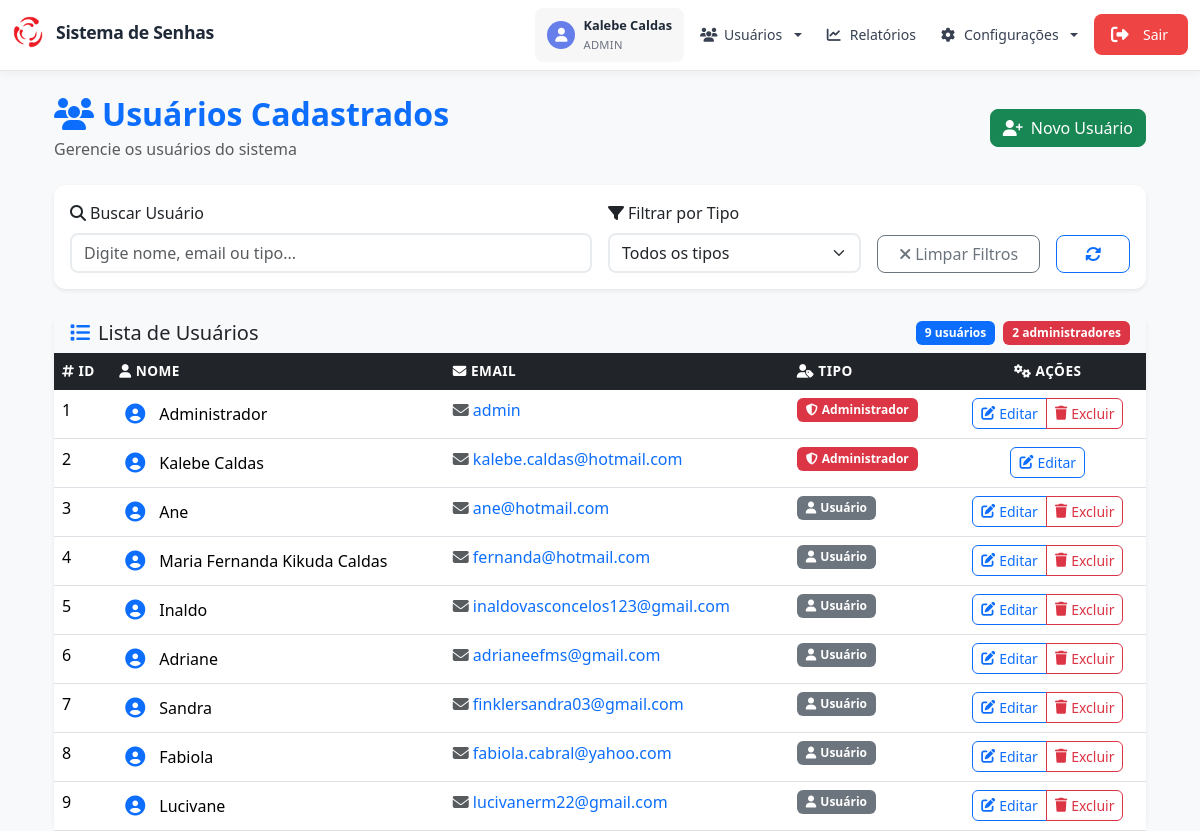
The app's page /usuarios (signed in) with its own data.
### app/models.py (models this page shows, shortened)
class ConfiguracaoSistema(db.Model):
    id                = db.Column(db.Integer, primary_key=True)
    cor_fundo         = db.Column(db.String(7), default="#000000")
    cor_texto         = db.Column(db.String(7), default="#FFFFFF")
    cor_rodape        = db.Column(db.String(7), default="#000000")
    logo_path         = db.Column(db.String(255), default="img/logo.png")
    video_path        = db.Column(db.String(255), default="videos/fundo.mp4")
    contorno_senha    = db.Column(db.String(20), default="#000000")
    linha_senha       = db.Column(db.String(20), default="red")
    fundo_senha       = db.Column(db.String(50), default="rgba(255, 255, 255, 0.03)")
    destaque_senha    = db.Column(db.String(20), default="red")
    cor_bemvindo      = db.Column(db.String(20), default="white")
    frase_bemvindo    = db.Column(db.String(100), default="BEM-VINDO AO IAAM")
    cor_hora          = db.Column(db.String(20), default="white")
    voz_azure         = db.Column(db.String(100), default="pt-BR-FranciscaNeural")
    tipo_prioridade     = db.Column(db.String(20), default='intercalamento')  # intercalamento, peso ou alternancia
    intercalamento_valor = db.Column(db.Integer, default=2)
    peso_normal         = db.Column(db.Integer, default=1)
    peso_preferencial   = db.Column(db.Integer, default=3)
    tolerancia_minutos  = db.Column(db.Integer, default=5)

class Usuario(UserMixin, db.Model):
    id     = db.Column(db.Integer, primary_key=True)
    nome   = db.Column(db.String(150), nullable=False)
    email  = db.Column(db.String(150), unique=True, nullable=False)
    senha  = db.Column(db.String(150), nullable=False)
    tipo   = db.Column(db.Enum(Papel), default=Papel.USUARIO, nullable=False)

### app/routes.py (the view)
@bp.route('/usuarios')
@login_required
@role_required('admin')
def listar_usuarios():
    usuarios = Usuario.query.order_by(Usuario.id).all()
    config = ConfiguracaoSistema.query.first()
    return render_template('usuarios.html', usuarios=usuarios, config=config)

### app/auth_utils.py (called while the page is built)
def role_required(*roles):
    def decorator(func):
        @wraps(func)
        def wrapper(*args, **kwargs):
            if not current_user.is_authenticated or current_user.tipo not in roles:
                abort(403)
            return func(*args, **kwargs)
        return wrapper
    return decorator

### app/models.py (called while the page is built)
@login_manager.user_loader
def load_user(user_id):
    return Usuario.query.get(int(user_id))

### app/templates/usuarios.html (shortened to what this page needs)
{% extends "base.html" %}
{% block content %}
<div class="container-fluid">
  <div class="d-flex justify-content-between align-items-center mb-4">
    <div>
      <h2 class="mb-1 fw-bold text-primary">
        <i class="fas fa-users me-2"></i>Usuários Cadastrados
      </h2>
      <p class="text-muted mb-0">Gerencie os usuários do sistema</p>
    </div>
    <a href="{{ url_for('main.cadastro') }}" class="btn btn-success d-flex align-items-center gap-2">
      <i class="fas fa-user-plus"></i>
      <span>Novo Usuário</span>
    </a>
  </div>
  <div class="card shadow-sm border-0 mb-4">
    <div class="card-body">
      <div class="row g-3">
        <div class="col-md-6">
          <label for="search-input" class="form-label fw-medium">
            <i class="fas fa-search me-1"></i>Buscar Usuário
          </label>
                      <input
              type="text"
              id="search-input"
              class="form-control"
              placeholder="Digite nome, email ou tipo..."
            >
        </div>
        <div class="col-md-3">
          <label for="filter-tipo" class="form-label fw-medium">
            <i class="fas fa-filter me-1"></i>Filtrar por Tipo
          </label>
          <select id="filter-tipo" class="form-select">
            <option value="">Todos os tipos</option>
          </select>
        </div>
        <div class="col-md-2 d-flex align-items-end">
          <button id="clear-filters" class="btn btn-outline-secondary w-100">
            <i class="fas fa-times me-1"></i>Limpar Filtros
          </button>
        </div>
        <div class="col-md-1 d-flex align-items-end">
          <button id="refresh-users" class="btn btn-outline-primary w-100" title="Atualizar lista">
            <i class="fas fa-sync-alt"></i>
          </button>
        </div>
      </div>
    </div>
  </div>
  <div class="card shadow-sm border-0">
    <div class="card-header bg-light border-0">
      <div class="d-flex justify-content-between align-items-center">
        <h5 class="card-title mb-0">
          <i class="fas fa-list me-2 text-primary"></i>Lista de Usuários
        </h5>
        <div class="d-flex align-items-center gap-2">
          <span class="badge bg-primary" id="total-users">{{ usuarios|length }} usuários</span>
          <span class="badge bg-danger" id="admin-count">{{ usuarios|selectattr('tipo', 'equalto', 'admin')|list|length }} administradores</span>
        </div>
      </div>
    </div>
    <div class="card-body p-0">
      <div class="table-responsive">
        <table class="table table-hover mb-0" id="users-table">
          <thead class="table-dark">
            <tr>
              <th class="border-0">
                <i class="fas fa-hashtag me-1"></i>ID
              </th>
              <th class="border-0">
                <i class="fas fa-user me-1"></i>Nome
              </th>
              <th class="border-0">
                <i class="fas fa-envelope me-1"></i>Email
              </th>
              <th class="border-0">
                <i class="fas fa-user-tag me-1"></i>Tipo
              </th>
              <th class="border-0 text-center">
                <i class="fas fa-cogs me-1"></i>Ações
              </th>
            </tr>
          </thead>
          <tbody>
  {% for u in usuarios %}
  <tr class="user-row" data-tipo="{{ u.tipo.value if u.tipo.value else u.tipo }}">
    <td class="fw-medium">{{ u.id }}</td>
    <td>
      <div class="d-flex align-items-center">
        <div class="avatar-sm me-2">
          <i class="fas fa-user-circle fa-lg text-primary"></i>
        </div>
        <span class="fw-medium">{{ u.nome }}</span>
      </div>
    </td>
    <td>
      <a href="mailto:{{ u.email }}" class="text-decoration-none">
        <i class="fas fa-envelope me-1 text-muted"></i>{{ u.email }}
      </a>
    </td>
    <td>
      {% if u.tipo.value == 'admin' or u.tipo == 'admin' %}
        <span class="badge bg-danger d-flex align-items-center gap-1" style="width: fit-content;">
          <i class="fas fa-shield-alt"></i>Administrador
        </span>
      {% else %}
        <span class="badge bg-secondary d-flex align-items-center gap-1" style="width: fit-content;">
          <i class="fas fa-user"></i>Usuário
        </span>
      {% endif %}
    </td>
    <td class="text-center">
      <div class="btn-group" role="group">
        <a href="/usuarios/{{ u.id }}/editar" class="btn btn-sm btn-outline-primary d-flex align-items-center gap-1" title="Editar usuário">
          <i class="fas fa-edit"></i>
          <span class="d-none d-sm-inline">Editar</span>
        </a>
        {% if u.id != current_user.id %}
          <button type="button" class="btn btn-sm btn-outline-danger d-flex align-items-center gap-1" onclick="confirmarExclusao({{ u.id }}, '{{ u.nome|replace("'", "\\'") }}')" title="Excluir usuário">
            <i class="fas fa-trash"></i>
            <span class="d-none d-sm-inline">Excluir</span>
          </button>
        {% endif %}
      </div>
    </td>
  </tr>
  {% endfor %}
</tbody>
        </table>
      </div>
    </div>
  </div>
</div>
{% endblock %}

### app/templates/base.html (shortened to what this page needs)
<!doctype html>
<html lang="pt-br">
<head>
  <link href="https://cdn.jsdelivr.net/npm/bootstrap@5.3.3/dist/css/bootstrap.min.css" rel="stylesheet">
  <link rel="stylesheet" href="https://cdnjs.cloudflare.com/ajax/libs/font-awesome/6.4.0/css/all.min.css">
  <link rel="stylesheet" href="{{ url_for('static', filename='style.css') }}">
</head>
<body class="bg-light" data-usuario-id="{{ current_user.id }}">
  {% if not config %}
    {% set config = namespace(logo_path='img/logo.png') %}
  {% endif %}
  {% if current_user.is_authenticated and request.endpoint not in ['main.display', 'main.retira_senha'] %}
    {% include 'partials/navbar.html' %}
  {% endif %}
  <div class="container mt-4" id="ajax-content">
    {% block content %}{% endblock %}
  </div>
</body>
</html>

### app/templates/partials/navbar.html (shortened to what this page needs)
<nav class="navbar navbar-expand-lg navbar-modern">
  <div class="container-fluid">
    <div class="navbar-brand-container">
      {% if current_user.tipo.value == 'admin' %}
      <form action="{{ url_for('main.painel') }}" method="GET" class="brand-form">
        <button type="submit" class="brand-button">
          <div class="brand-content">
            <img src="{{ url_for('static', filename=config.logo_path) }}" alt="Logo" class="brand-logo">
            <span class="brand-text">Sistema de Senhas</span>
          </div>
        </button>
      </form>
      {% endif %}
    </div>
    <div class="collapse navbar-collapse justify-content-end" id="navbarNav">
      <ul class="navbar-nav align-items-center">
        <li class="nav-item">
          <div class="user-profile">
            <div class="user-avatar">
              <i class="fas fa-user"></i>
            </div>
            <div class="user-info">
              <span class="user-name">{{ current_user.nome }}</span>
              <span class="user-role">{{ 'Admin' if current_user.tipo.value == 'admin' else 'Usuário' }}</span>
            </div>
          </div>
        </li>
        {% if current_user.tipo.value == 'admin' %}
        <li class="nav-item dropdown">
          <a class="nav-link dropdown-toggle"
             href="#" id="dropdownUsuarios" role="button" data-bs-toggle="dropdown" aria-expanded="false">
            <i class="fas fa-users"></i>
            <span>Usuários</span>
          </a>
        </li>
        <li class="nav-item">
          <a class="nav-link" href="{{ url_for('main.relatorios') }}">
            <i class="fas fa-chart-line"></i>
            <span>Relatórios</span>
          </a>
        </li>
        <li class="nav-item dropdown">
          <a class="nav-link dropdown-toggle"
             href="#" id="dropdownEditar" role="button" data-bs-toggle="dropdown" aria-expanded="false">
            <i class="fas fa-cog"></i>
            <span>Configurações</span>
          </a>
        </li>
        {% endif %}
        <li class="nav-item">
          <a class="nav-link logout-button" href="{{ url_for('main.logout') }}">
            <i class="fas fa-sign-out-alt"></i>
            <span>Sair</span>
          </a>
        </li>
      </ul>
    </div>
  </div>
</nav>

### app/templates/partials/navbar.html (style rules this page uses)
.navbar-modern { background: rgba(255, 255, 255, 0.95); backdrop-filter: blur(10px); border-bottom: 1px solid rgba(0, 0, 0, 0.1); box-shadow: 0 2px 10px rgba(0, 0, 0, 0.05); padding: 0.5rem 0; position: sticky; top: 0; z-index: 1030; }
.navbar-brand-container { display: flex; align-items: center; }
.brand-form { margin: 0; padding: 0; }
.brand-button { background: none; border: none; padding: 0; text-decoration: none; color: inherit; transition: all 0.2s ease; }
.brand-content { display: flex; align-items: center; gap: 0.75rem; }
.brand-logo { width: 32px; height: 32px; object-fit: contain; border-radius: 6px; transition: all 0.2s ease; }
.brand-text { font-size: 1.1rem; font-weight: 600; color: #1f2937; letter-spacing: -0.3px; }
.user-profile { display: flex; align-items: center; gap: 0.5rem; padding: 0.5rem 0.75rem; background: rgba(0, 0, 0, 0.03); border-radius: 8px; transition: all 0.2s ease; }
.user-avatar { width: 28px; height: 28px; display: flex; align-items: center; justify-content: center; background: #667eea; border-radius: 50%; color: white; font-size: 0.875rem; }
.user-info { display: flex; flex-direction: column; gap: 0.125rem; }
.user-name { font-size: 0.8rem; font-weight: 600; color: #1f2937; }
.user-role { font-size: 0.7rem; color: #6b7280; text-transform: uppercase; letter-spacing: 0.3px; }
.navbar-nav { gap: 0.5rem; align-items: center; }
.nav-link { display: flex; align-items: center; justify-content: center; gap: 0.5rem; padding: 0.625rem 1rem; color: #374151; text-decoration: none; border-radius: 8px; transition: all 0.2s ease; font-size: 0.875rem; font-weight: 500; min-height: 40px; text-align: center; background: transparent; }
.nav-link i { font-size: 0.875rem; width: 16px; text-align: center; }
.logout-button { background: #ef4444; color: #fff; outline: none; box-shadow: none; border: none; border-radius: 8px; padding: 0.625rem 1.25rem; font-weight: 500; display: flex; align-items: center; justify-content: center; gap: 0.5rem; min-height: 40px; text-align: center; transition: background 0.2s, color 0.2s, transform 0.2s; }
.logout-button i { color: #fff; font-size: 1.1rem; margin-right: 0.5rem; margin-left: -0.2rem; }
.navbar-nav .nav-link:not(.logout-button) { background: transparent !important; color: #374151 !important; outline: none !important; box-shadow: none !important; transition: background 0.2s, color 0.2s, transform 0.2s !important; cursor: default !important; }
.logout-button, .navbar-nav .nav-link.logout-button { background: #ef4444 !important; color: #fff !important; outline: none !important; box-shadow: none !important; border: none !important; border-radius: 8px !important; padding: 0.625rem 1.25rem !important; font-weight: 500 !important; display: flex !important; align-items: center !important; justify-content: center !important; gap: 0.5rem !important; min-height: 40px !important; text-align: center !important; transition: background 0.2s, color 0.2s, transform 0.2s !important; }
.logout-button i, .navbar-nav .nav-link.logout-button i { color: #fff !important; font-size: 1.1rem !important; margin-right: 0.5rem !important; margin-left: -0.2rem !important; }

### app/templates/usuarios.html (style rules this page uses)
.card { border-radius: 12px; transition: all 0.2s ease; }
.form-control, .form-select { border-radius: 8px; border: 2px solid #e9ecef; transition: all 0.2s ease; }
.btn { border-radius: 8px; font-weight: 500; transition: all 0.2s ease; }
.btn-group .btn { border-radius: 6px; }
.table th { font-weight: 600; text-transform: uppercase; font-size: 0.85rem; letter-spacing: 0.5px; }
.table tbody tr { transition: all 0.2s ease; }
.badge { font-size: 0.75rem; padding: 0.5em 0.75em; border-radius: 6px; }
.avatar-sm { width: 32px; height: 32px; display: flex; align-items: center; justify-content: center; }

### records on screen
ConfiguracaoSistema: logo_path (picture)
Usuario: nome "Kalebe Caldas", tipo "ADMIN", id "2", email "kalebe.caldas@hotmail.com", shows "Administrador"
Usuario: id "1", nome "Administrador", email "admin", tipo "ADMIN" (drawn)
Usuario: id "3", nome "Ane", email "ane@hotmail.com", tipo "USUARIO" (drawn)
Usuario: id "4", nome "Maria Fernanda Kikuda Caldas", email "fernanda@hotmail.com", tipo "USUARIO" (drawn)
Usuario: id "5", nome "Inaldo", email "inaldovasconcelos123@gmail.com", tipo "USUARIO" (drawn)
Usuario: id "6", nome "Adriane", email "adrianeefms@gmail.com", tipo "USUARIO" (drawn)
Usuario: id "7", nome "Sandra", email "finklersandra03@gmail.com", tipo "USUARIO" (drawn)
Usuario: id "8", nome "Fabiola", email "fabiola.cabral@yahoo.com", tipo "USUARIO" (drawn)
Usuario: id "9", nome "Lucivane", email "lucivanerm22@gmail.com", tipo "USUARIO" (drawn)

### other values on screen
{{ usuarios|length }} "9"
{{ usuarios|selectattr('tipo', 'equalto', 'admin')|list|length }} "2"
